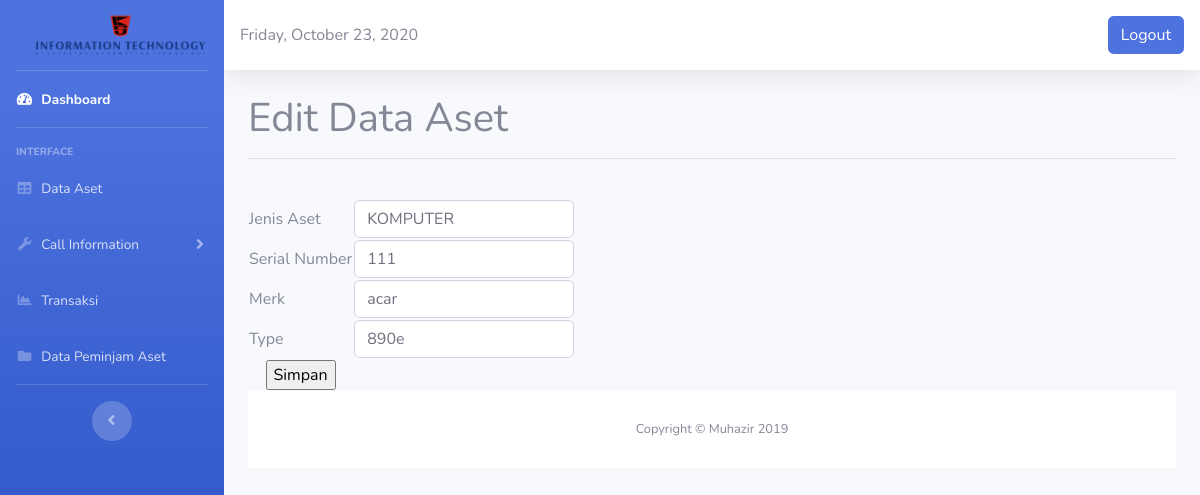
The page /edit.php?id=98 (signed in) on the database its author committed.
### tables this page shows
CREATE TABLE `data_komputer` (
  `id` int(20) NOT NULL,
  `jenis_aset` varchar(30) NOT NULL,
  `serial_number` varchar(20) NOT NULL,
  `merk` varchar(20) NOT NULL,
  `type` varchar(20) NOT NULL
);

### edit.php (the view, shortened to what this page needs)
<?php
   if (!isset ($_SESSION ['nama'])){
      echo "anda belum login! silahkan <a href='index.html'> login dulu,</a>";
   }else{
 ?>
 <!DOCTYPE html>
<html lang="en">
<head>
  <link href="vendor/fontawesome-free/css/all.min.css" rel="stylesheet" type="text/css">
  <link href="css/sb-admin-2.min.css" rel="stylesheet">
</head>
<body id="page-top">
  <div id="wrapper">
    <ul class="navbar-nav bg-gradient-primary sidebar sidebar-dark accordion" id="accordionSidebar">
      <a class="sidebar-brand d-flex align-items-center justify-content-center" href="#">
        <div class="sidebar-brand-text mx-3"><img style="width:110%"src="logo.png"></sup></div>
      </a>
      <hr class="sidebar-divider my-0">
      <li class="nav-item active">
        <a class="nav-link" href="Dashboard.php">
          <i class="fas fa-fw fa-tachometer-alt"></i>
          <span>Dashboard</span></a>
      </li>
      <hr class="sidebar-divider">
      <div class="sidebar-heading">
        Interface
      </div>
      <li class="nav-item">
        <a class="nav-link" href="tables2.php">
          <i class="fas fa-fw fa-table"></i>
          <span>Data Aset</span></a>
      </li>
      <li class="nav-item">
        <a class="nav-link collapsed" href="#" data-toggle="collapse" data-target="#collapseUtilities" aria-expanded="true" aria-controls="collapseUtilities">
          <i class="fas fa-fw fa-wrench"></i>
          <span>Call Information</span>
        </a>
      </li>
      <li class="nav-item">
        <a class="nav-link" href="Transaksi.php">
          <i class="fas fa-fw fa-chart-area"></i>
          <span>Transaksi</span></a>
      </li>
       <li class="nav-item">
        <a class="nav-link" href="peminjam_asetK.php">
          <i class="fas fa-fw fa-folder"></i>
          <span>Data Peminjam Aset</span></a>
      </li>
      <hr class="sidebar-divider d-none d-md-block">
      <div class="text-center d-none d-md-inline">
        <button class="rounded-circle border-0" id="sidebarToggle"></button>
      </div>
    </ul>
    <div id="content-wrapper" class="d-flex flex-column">
      <div id="content">
        <nav class="navbar navbar-expand navbar-light bg-white topbar mb-4 static-top shadow">
<div class="date">
                <?php
                $Today = date('y:m:d');
                $new = date('l, F d, Y', strtotime($Today));
                echo $new;
                ?>
              </div>
          <ul class="navbar-nav ml-auto">
                <a href="logout.php" class="btn btn-primary square-btn-adjust">Logout</a>
          </ul>
        </nav>
        <div class="container-fluid">
<h1>Edit Data Aset</h1>
 <hr>
    <?php
   include 'koneksi.php';
  $id = $_GET['id'];
  $query = mysqli_query($koneksi,"select * from data_komputer where id = '$id'");
  while($data = mysqli_fetch_array($query)){
    ?>
    <form action="update.php" method="post" enctype="multipart/form-data">
        <table>
            <tr>
                <td>Jenis Aset</td>
                <td><input class="form-control" type="text" name="jenis_aset" value="<?php echo $data['jenis_aset'] ?>"></td>
            </tr>
            <tr>
                <td>Serial Number</td>
                <td>
                    <input  class="form-control" type="text" name="serial_number" value="<?php echo $data['serial_number'] ?>">
                </td>
            </tr>
            <tr>
                <td>Merk</td>
                <td><input class="form-control" type="text" name="merk" value="<?php echo $data['merk'] ?>"></td>
            </tr>
            <tr>
                <td>Type</td>
                <td><input class="form-control" type="text" name="type" value="<?php echo $data['type'] ?>"></td>
            </tr>
            <br>
            <tr>
                <td align="center"><input type="submit" value="Simpan"></td>
            </tr>
        </table>
    </form>
    <?php } ?>
</body>
      <footer class="sticky-footer bg-white">
        <div class="container my-auto">
          <div class="copyright text-center my-auto">
            <span>Copyright &copy; Muhazir 2019</span>
          </div>
        </div>
      </footer>
</body>
</html>
<?php }?>

### rows shown on the page
data_komputer: jenis_aset "KOMPUTER", serial_number "111", merk "acar", type "890e"
